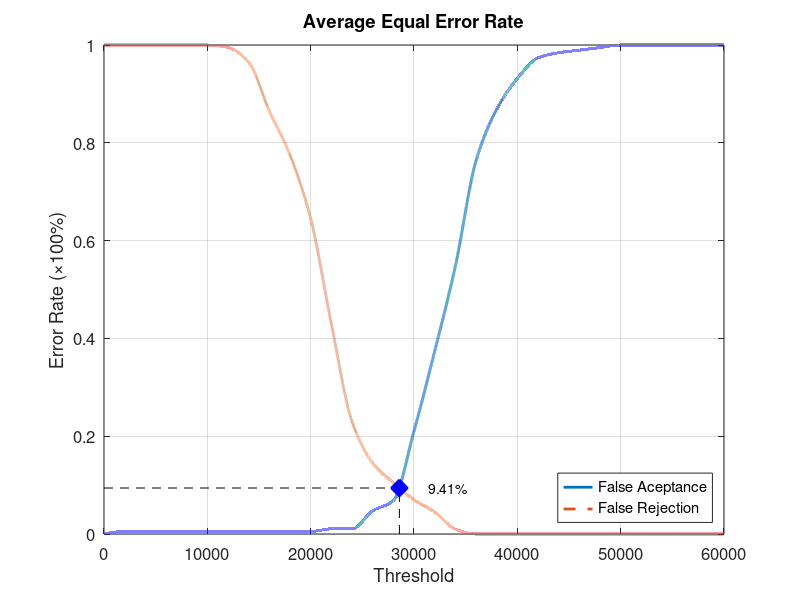
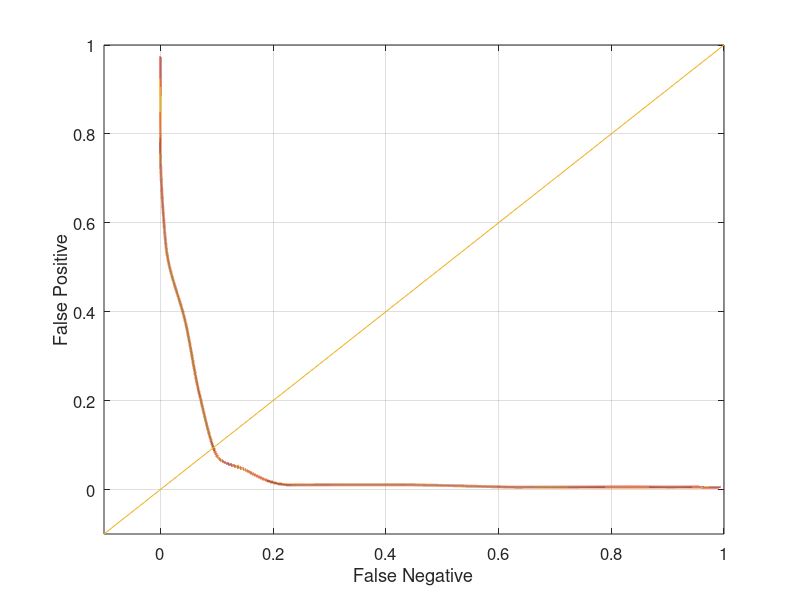

The MATLAB source for these figures, in order:
function yEER = Database3_3
close all;
clear;
clc;
x = 0:2000:60000;
xq = 0:0.5:60000;

y0 = [0 0.00526316 0.00526316 0.00526316 0.00526316 0.00526316 0.00526316 0.00526316 0.00526316 0.00526316 0.00526316 0.0105263 0.0105263 0.0473684 0.0684211 0.210526 0.373684 0.547368 0.763158 0.868421 0.931579 0.973684 0.984211 0.989474 0.994737 1 1 1 1 1 1];
yy0 = interp1(x, y0, xq, 'pchip');
y1 = [1 1 1 1 1 1 0.995 0.965 0.865 0.775 0.645 0.43 0.23 0.145 0.105 0.07 0.045 0.01 0 0 0 0 0 0 0 0 0 0 0 0 0];
yy1 = interp1(x, y1, xq, 'pchip');

% Calculating EER: 
y2 = abs(y0 - y1);
find(y2 == min(y2))
yy2 = abs(yy0 - yy1);
xEER = find(yy2 == min(yy2));
xEERIndex = xq(xEER) % X-axis EER
yEER = yy0(xEER) % Y-axis EER

main = figure
plot(xq, yy0,'-','LineWidth', 2);	hold on
plot(xq, yy1,'--','LineWidth', 2);	hold on
plot([xEERIndex xEERIndex], [0 yEER], 'k--');	hold on
plot([0 xEERIndex], [yEER yEER], 'k--');	hold on
plot(xEERIndex, yEER, 'bx', 'LineWidth', 10);	hold on
text(xEERIndex + 10 * xEERIndex / 100, yEER, [num2str(round((10000 * yEER)) / 100) '%'])
legend('False Aceptance', 'False Rejection', 'Location', 'SouthEast')
xlabel('Threshold')
ylabel('Error Rate (\times100%)')
title('Average Equal Error Rate')
set(gca, 'FontSize', 12)
axis([0 60000 0 1])
grid on

print(main, 'Database3_3Main', '-dpng');
FNRxFPR = figure('Color', [1 1 1]);
plot(yy1, yy0, '-', yy1, yy0, 'LineWidth', 2);
hold on
y = -0.1:0.1:1
plot(y, y); 
set(gca, 'FontSize', 12)
xlabel('False Negative')
ylabel('False Positive')
axis([-0.1 1 -0.1 1])
set(gca, 'FontSize', 12)
grid on

print(FNRxFPR, 'Database3_3FNRxFPR','-dpng');
end
